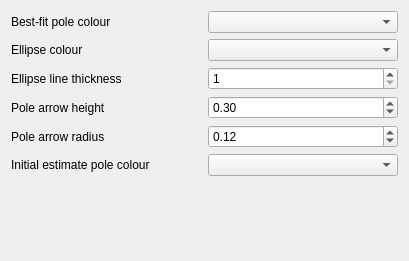
<?xml version="1.0" encoding="UTF-8"?>
<ui version="4.0">
 <class>HellingerConfigurationWidget</class>
 <widget class="QWidget" name="HellingerConfigurationWidget">
  <property name="geometry">
   <rect>
    <x>0</x>
    <y>0</y>
    <width>409</width>
    <height>261</height>
   </rect>
  </property>
  <property name="windowTitle">
   <string>Form</string>
  </property>
  <layout class="QGridLayout" name="gridLayout">
   <item row="0" column="0">
    <layout class="QHBoxLayout" name="horizontalLayout">
     <item>
      <widget class="QLabel" name="label">
       <property name="text">
        <string>Best-fit pole colour</string>
       </property>
      </widget>
     </item>
     <item>
      <widget class="QComboBox" name="combo_best_fit_pole_colour"/>
     </item>
    </layout>
   </item>
   <item row="1" column="0">
    <layout class="QHBoxLayout" name="horizontalLayout_2">
     <item>
      <widget class="QLabel" name="label_2">
       <property name="text">
        <string>Ellipse colour</string>
       </property>
      </widget>
     </item>
     <item>
      <widget class="QComboBox" name="combo_ellipse_colour"/>
     </item>
    </layout>
   </item>
   <item row="2" column="0">
    <layout class="QHBoxLayout" name="horizontalLayout_3">
     <item>
      <widget class="QLabel" name="label_3">
       <property name="text">
        <string>Ellipse line thickness</string>
       </property>
      </widget>
     </item>
     <item>
      <widget class="QSpinBox" name="spinbox_ellipse_thickness">
       <property name="minimum">
        <number>1</number>
       </property>
      </widget>
     </item>
    </layout>
   </item>
   <item row="3" column="0">
    <layout class="QHBoxLayout" name="horizontalLayout_5">
     <item>
      <widget class="QLabel" name="label_5">
       <property name="text">
        <string>Pole arrow height</string>
       </property>
      </widget>
     </item>
     <item>
      <widget class="QDoubleSpinBox" name="spinbox_arrow_height">
       <property name="minimum">
        <double>0.010000000000000</double>
       </property>
       <property name="maximum">
        <double>1.000000000000000</double>
       </property>
       <property name="singleStep">
        <double>0.010000000000000</double>
       </property>
       <property name="value">
        <double>0.300000000000000</double>
       </property>
      </widget>
     </item>
    </layout>
   </item>
   <item row="4" column="0">
    <layout class="QHBoxLayout" name="horizontalLayout_6">
     <item>
      <widget class="QLabel" name="label_6">
       <property name="text">
        <string>Pole arrow radius</string>
       </property>
      </widget>
     </item>
     <item>
      <widget class="QDoubleSpinBox" name="spinbox_arrow_radius">
       <property name="minimum">
        <double>0.010000000000000</double>
       </property>
       <property name="maximum">
        <double>1.000000000000000</double>
       </property>
       <property name="singleStep">
        <double>0.010000000000000</double>
       </property>
       <property name="value">
        <double>0.120000000000000</double>
       </property>
      </widget>
     </item>
    </layout>
   </item>
   <item row="5" column="0">
    <layout class="QHBoxLayout" name="horizontalLayout_4">
     <item>
      <widget class="QLabel" name="label_4">
       <property name="text">
        <string>Initial estimate pole colour</string>
       </property>
      </widget>
     </item>
     <item>
      <widget class="QComboBox" name="combo_initial_estimate_pole_colour"/>
     </item>
    </layout>
   </item>
   <item row="6" column="0">
    <spacer name="verticalSpacer">
     <property name="orientation">
      <enum>Qt::Vertical</enum>
     </property>
     <property name="sizeHint" stdset="0">
      <size>
       <width>20</width>
       <height>194</height>
      </size>
     </property>
    </spacer>
   </item>
  </layout>
 </widget>
 <resources/>
 <connections/>
</ui>
